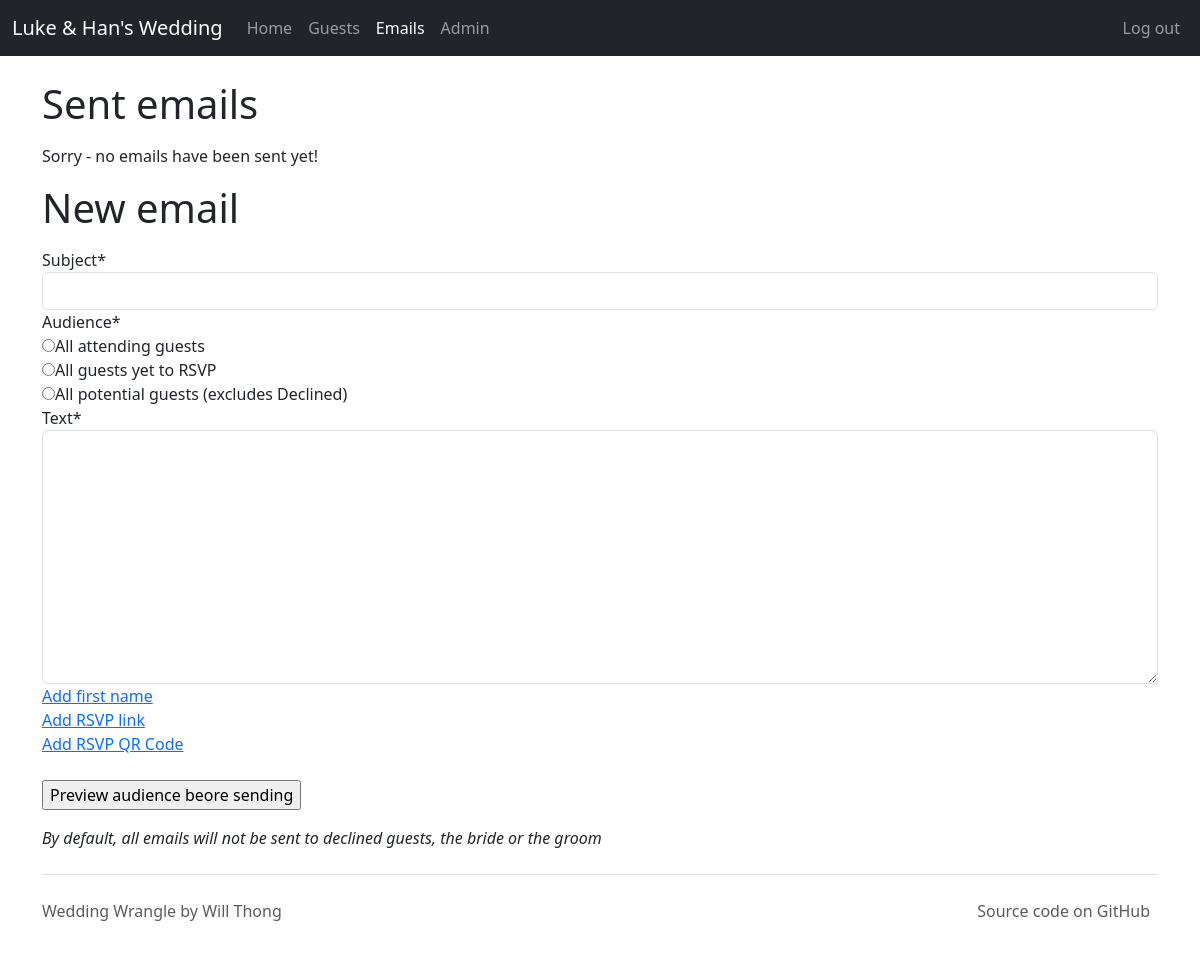
The page /email/ (signed in) on the database as committed earlier.
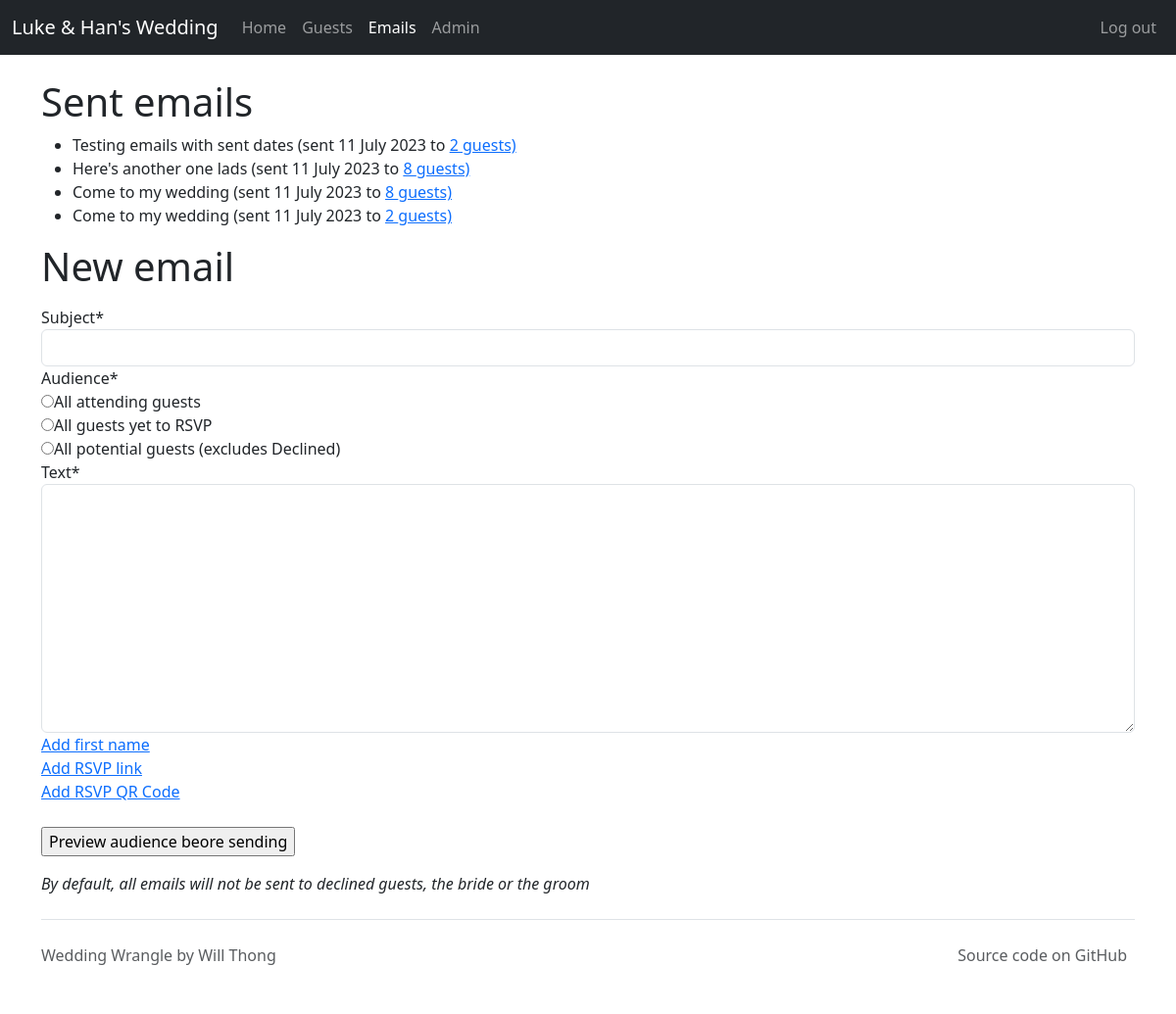
The same page on the database as committed later.
### weddingwrangle/models.py (models this page shows, shortened)
class Email(models.Model):
    subject = models.CharField(max_length=100)
    text = models.CharField(max_length=10000000)
    date_sent = models.DateTimeField(auto_now=False, auto_now_add=False, null=True)
    audience = models.ForeignKey(Audience, on_delete=models.CASCADE, related_name="email")

### weddingwrangle/views.py (the view, shortened to what this page needs)
# urls.py: path("email/", views.EmailList.as_view(), name="email_create"),
class EmailList(LoginRequiredMixin, CreateView):
    model = Email
    form_class = NewEmailForm
    template_name_suffix = "_create"
    def get_context_data(self, **kwargs):
        context = super().get_context_data(**kwargs)
        context["emails"] = Email.objects.filter(date_sent__isnull=False)
        for email in context["emails"]:
            email.count = email.guest.all().count()
        return context

### weddingwrangle/forms.py
class NewEmailForm(forms.ModelForm):
    class Meta:
        model = Email
        fields = [
            "subject",
            "audience",
            "text",
        ]
        widgets = {"audience": forms.RadioSelect, "text": forms.Textarea}

### weddingwrangle/context_processors.py (called while the page is built)
def app_name(request):
    return {"APP_NAME": settings.APP_NAME}

### weddingwrangle/models.py (called while the page is built)
    def __str__(self):
        return self.name

### weddingwrangle/templates/weddingwrangle/email_create.html (shortened to what this page needs)
{% extends "base_bootstrap.html" %}
{% load crispy_forms_tags %}
{% block content %}
  <h1> Sent emails </h1>
  <ul>
    {% for email in emails %}
      <li>{{ email.subject }} (sent {{ email.date_sent|date:"j F Y" }} to
        <a href="{% url 'email_detail' email.id %}">{{ email.count }} guests)</a></li>
    {% empty %}
    </ul>
      Sorry - no emails have been sent yet!
    <ul>
    {% endfor %}
  </ul>
  <h1> New email </h1>
  <p>
    <form action="" method="post" id="email_form" enctype="multipart/form-data">
      {{ form|crispy }}
      <a href="#" class="template-link" data-textpart="first_name">Add first name</a>
      <br>
      <a href="#" class="template-link" data-textpart="rsvp_link">Add RSVP link</a>
      <br>
      <a href="#" class="template-link" data-textpart="rsvp_qr_code">Add RSVP QR Code</a>
      <br><br>
      <input type="submit" value="Preview audience beore sending">
    </form>
  </p>
  <p>
    <em>
      By default, all emails will not be sent to declined guests, the bride or the groom
    </em>
  </p>
{% endblock %}

Rows that differ between the two databases and show on the page:
added Email: subject "Testing emails with sent dates", date_sent "11 July 2023", count "2"
added Email: subject "Here's another one lads", date_sent "11 July 2023", count "8"
added Email: subject "Come to my wedding", date_sent "11 July 2023", count "8"
added Email: subject "Come to my wedding", date_sent "11 July 2023", count "2"
Other text that changed with them:
text no longer shown: "Sorry - no emails have been sent yet!"
